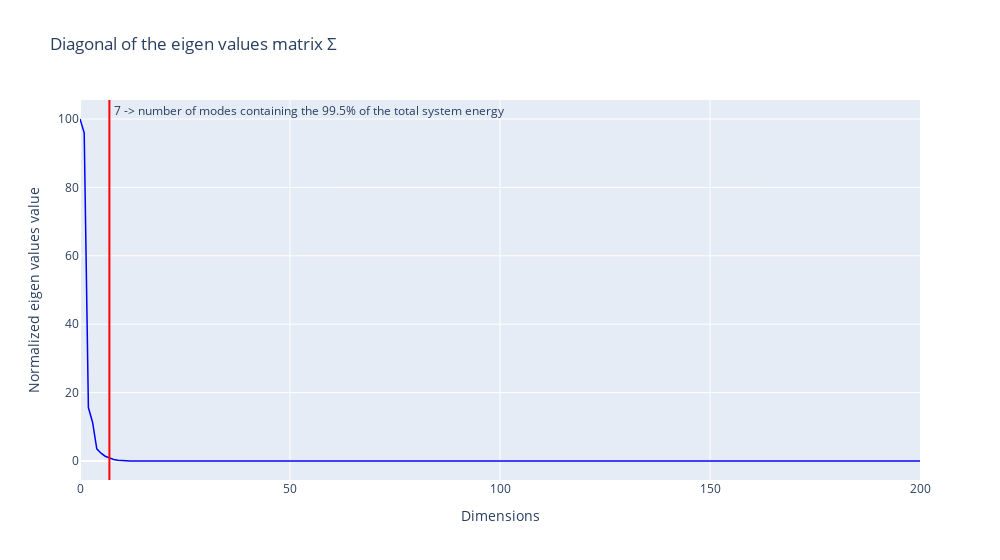

Notebook code cell kept with this figure:
### Code cell
confidence_level =0.5 # [%]

# truncation rank
r = x=np.array(np.where(s/max(s)*100> confidence_level))[0,-1]

fig = px.line( title='Diagonal of the eigen values matrix \u03A3')
fig.add_scatter(x = np.arange(0,len(s)),y=s/max(s)*100, name = "Number of significant dimensions", marker =dict(size = 1.5, color='blue'),line = dict(width=1.5))
fig.add_vline(x=np.array(np.where(s/max(s)*100> confidence_level))[0,-1],line_color="red" , annotation_text=' '+str(np.array(np.where(s/max(s)*100> confidence_level))[0,-1])+' -> number of modes containing the '+str(100-confidence_level)+'% of the total system energy')
fig.update_layout(xaxis_title="Dimensions", yaxis_title="Normalized eigen values value", width=1000)

### Figure 1 — Plotly figure (JSON) as saved in the notebook; plotly's stock layout.template omitted (floating-point values rounded to 4 significant figures; data arrays with more than 128 entries replaced by an {"elided": "..."} marker saying what was removed)
{"data": [{"line": {"width": 1.5}, "marker": {"color": "blue", "size": 1.5}, "name": "Number of significant dimensions", "type": "scatter", "x": {"elided": "201 int values"}, "y": {"elided": "201 float values"}}], "layout": {"annotations": [{"showarrow": false, "text": " 7 -> number of modes containing the 99.5% of the total system energy", "x": 7, "xanchor": "left", "xref": "x", "y": 1, "yanchor": "top", "yref": "y domain"}], "legend": {"tracegroupgap": 0}, "shapes": [{"line": {"color": "red"}, "type": "line", "x0": 7, "x1": 7, "xref": "x", "y0": 0, "y1": 1, "yref": "y domain"}], "title": {"text": "Diagonal of the eigen values matrix Σ"}, "width": 1000, "xaxis": {"anchor": "y", "domain": [0, 1], "title": {"text": "Dimensions"}}, "yaxis": {"anchor": "x", "domain": [0, 1], "title": {"text": "Normalized eigen values value"}}}}
